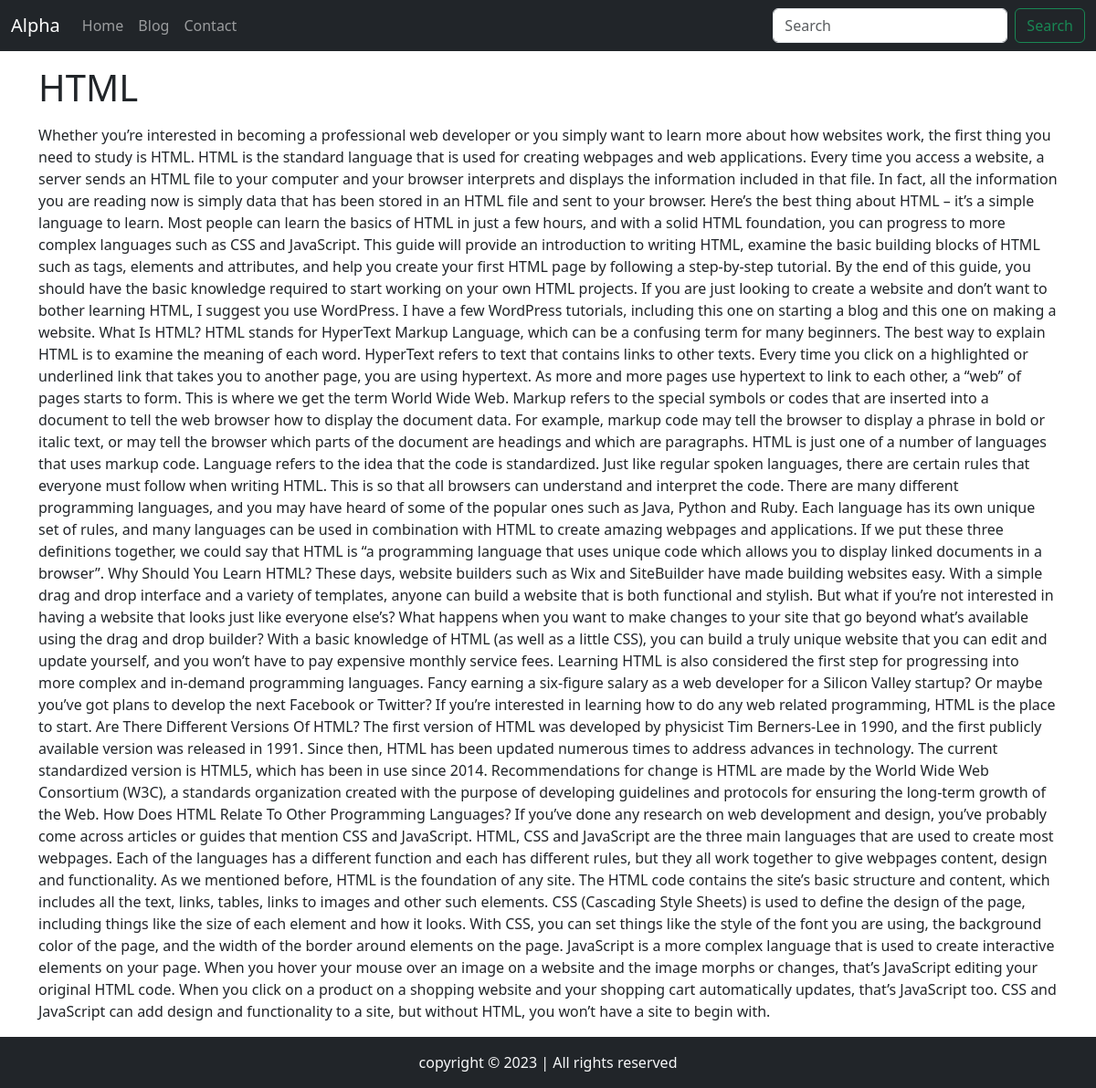
/blogpost/html-tutorial, run on the app's committed database.
### home/models.py (models this page shows, shortened)
class Blog(models.Model):
    sno = models.AutoField(primary_key=True)
    title = models.CharField(max_length=200)
    short_desc = models.CharField(max_length=300,default="")
    content = models.TextField()
    slug = models.CharField(max_length=100)
    time = models.DateTimeField(auto_now_add=True)

### home/views.py (the view)
# urls.py: path('blogpost/<str:slug>',views.blogpost,name='blogpost'),
def blogpost(request,slug):
    blog = Blog.objects.filter(slug=slug).first()
    context = {'blog':blog}
    return render(request,'blogpost.html',context)

### templates/blogpost.html
{% extends 'base.html' %}
{% block body %}
<div class="container">
    <h1 class="my-3">{{blog.title}}</h1>
    <div class="my-3">
        {{blog.content|safe}}
    </div>
</div>
{% endblock body %}

### data on the page
Blog: title "HTML", content "Whether you’re interested in becoming a professional web developer or you simply want to learn more about how websites work, the first thing you need to study is HTML. HTML is the standard language that is used for creating webpages and web applications. Every time you access a website, a server sends an HTML file to your computer and your browser interprets and displays the information included in that file. In fact, all the information you are reading now is simply data that has been stored in an HTML file and sent to your browser. Here’s the best thing about HTML – it’s a simple language to learn. Most people can learn the basics of HTML in just a few hours, and with a solid HTML…"
